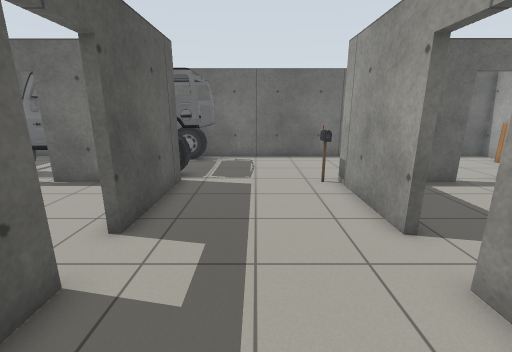
view 1 (above)

24 first-person views from a walk through a Gazebo world. The camera is 1.3 m above the floor, tilts 14° down and sees 90° across. The floor is counted in squares, 0.5 m on a side. Each view is taken from the middle of a square. On the plan, view 1 faces up. The plan holds only what a view shows up to about 18 squares ahead; the rest is blank. Simple patterns stand in for the simulator's built-in surfaces.

view 2
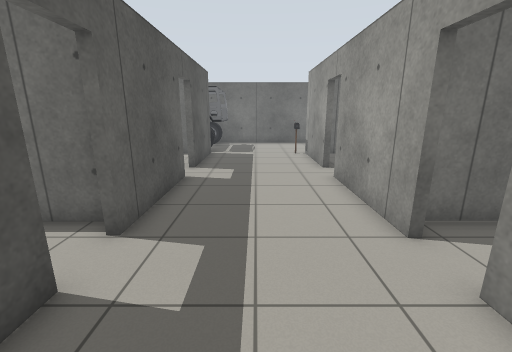

view 3
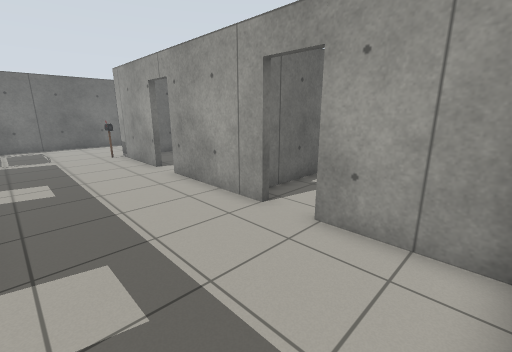

view 4
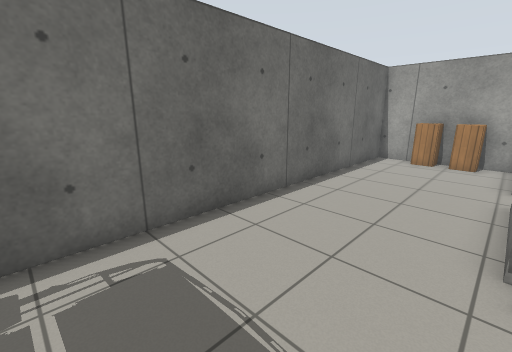

view 5
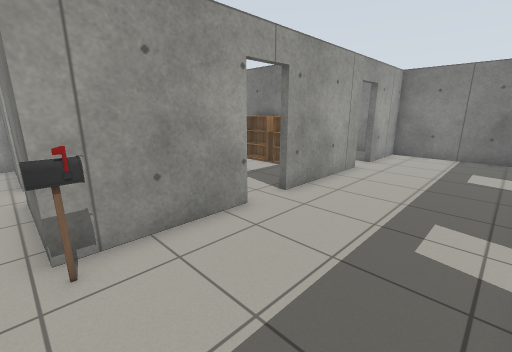

view 6
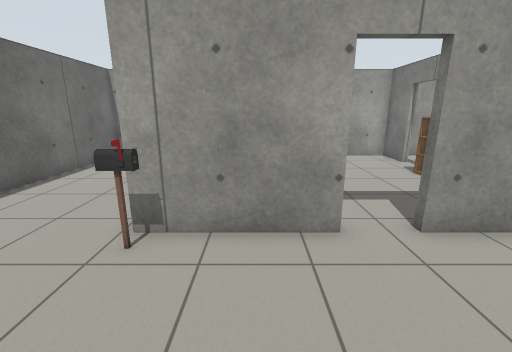

view 7
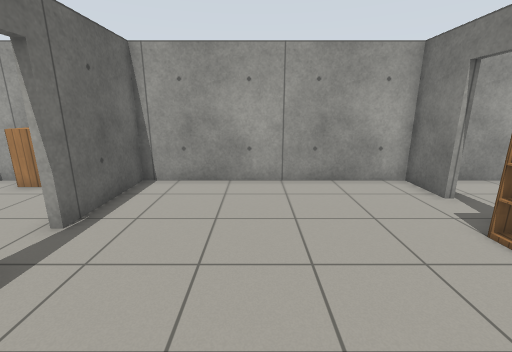

view 8
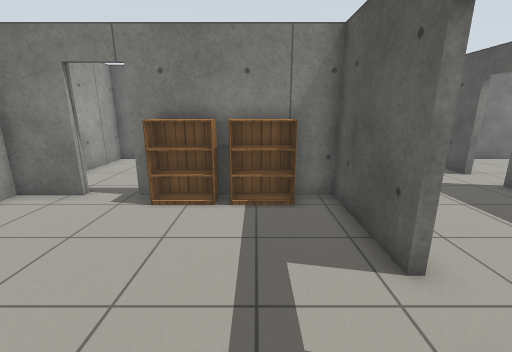

view 9
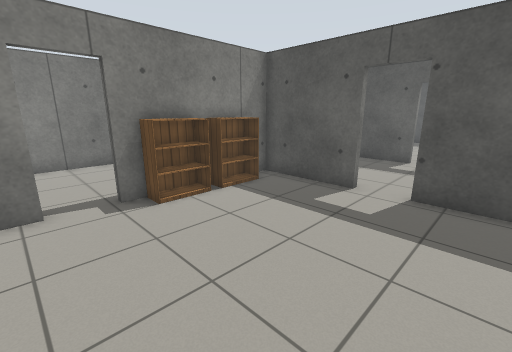

view 10
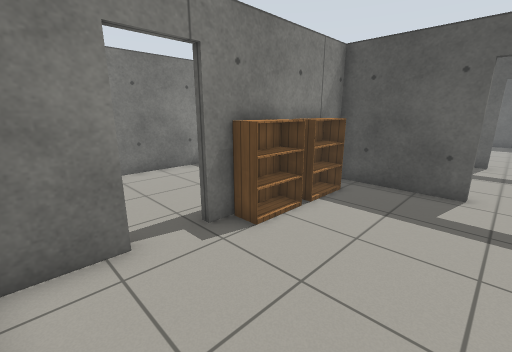

view 11
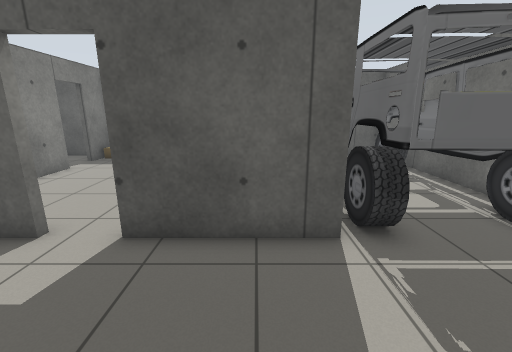

view 12
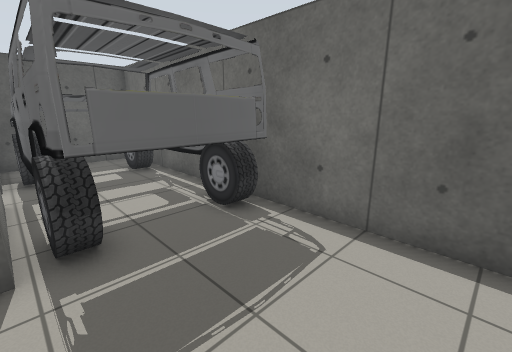

view 13
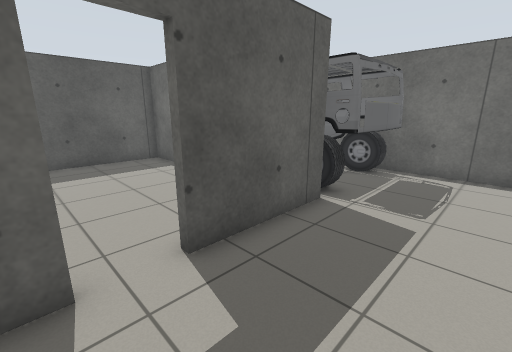

view 14
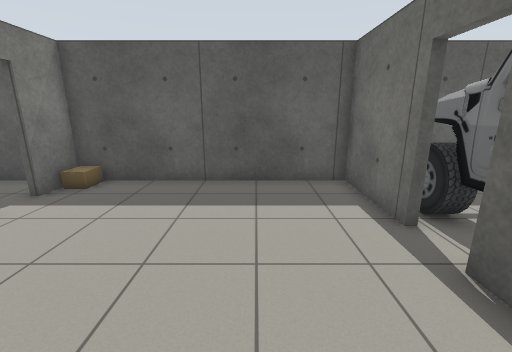

view 15
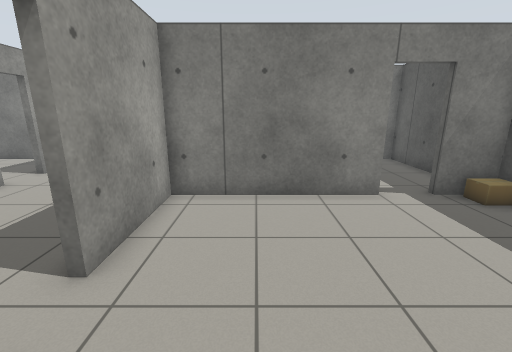

view 16
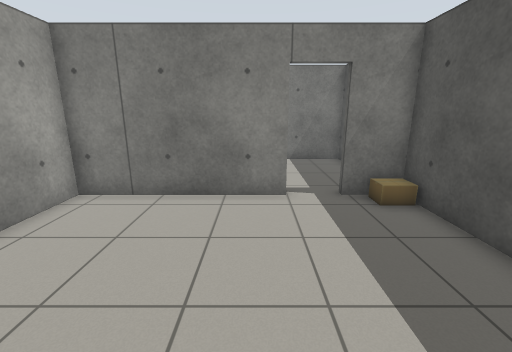

view 17
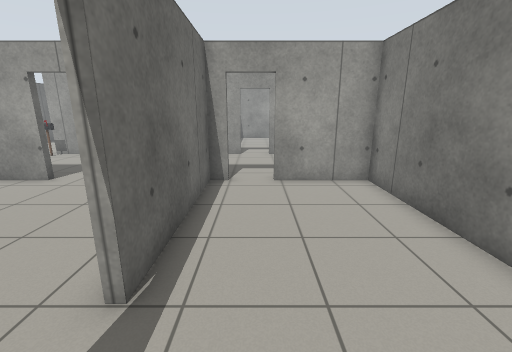

view 18
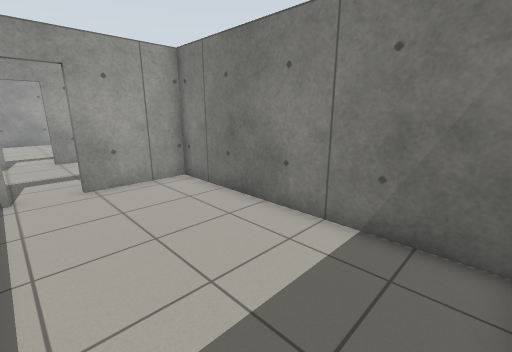

view 19
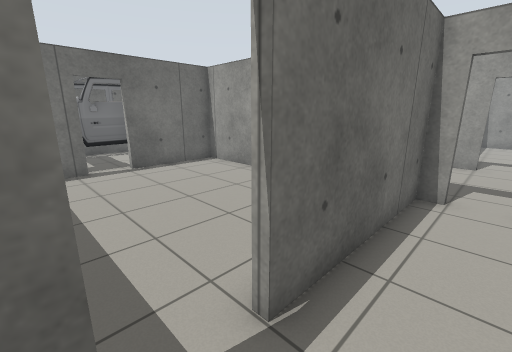

view 20
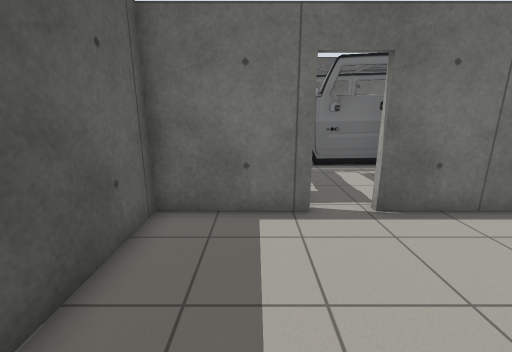

view 21
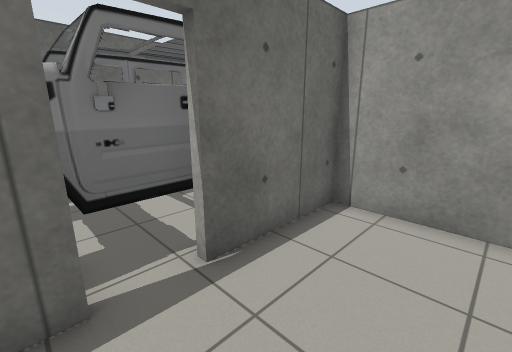

view 22
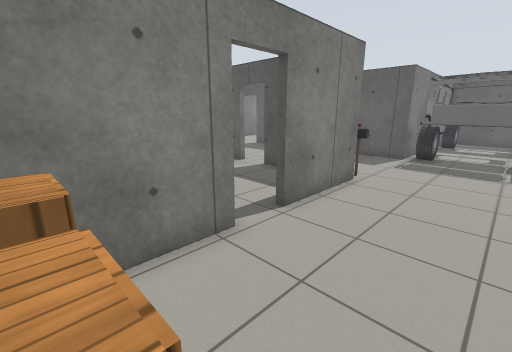

view 23
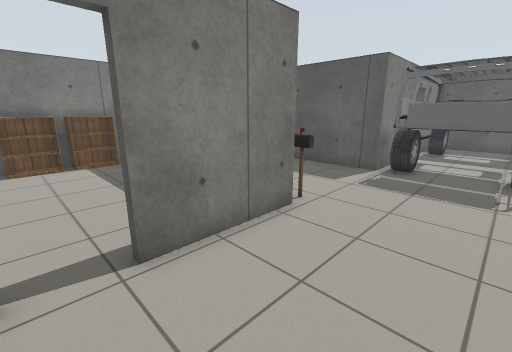

view 24
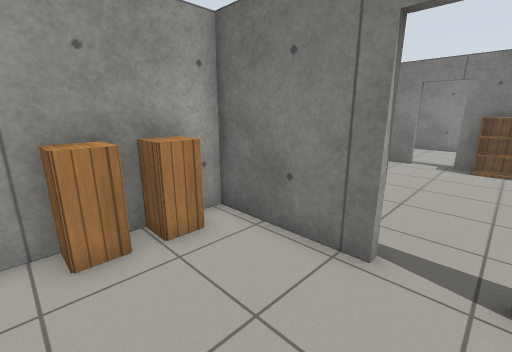

### Floor plan
Points are (right, up) in squares from view 1. A wall is a line through its corners. A room is listed if a view was taken in it or the views show most of it. See-through windows are left out.
Room 1 (views 1, 2, 3, 4, 5, 6, 11, 12, 13, 22, 23, 24)
walls: (3.2, 5.2) (3.2, 9.6); (3.6, 9.7) (7.6, 9.7); (-3, 9.7) (-3, 5.2); (-3, 3.3) (-3, -2); (9.4, 9.7) (13.7, 9.7) (13.7, 15.5) (-2.4, 15.5); (3.2, -2) (3.2, 3.3); (-3, -3.8) (-3, -4.9); (-2.1, -7.4) (3.2, -7.4) (3.2, -3.8)
ways out: open door at (3, 4.5) to room 2; open door at (8.5, 9.5) to room 2; open door at (-3, 4.5) to room 3; open door at (-3, -2.5) to room 4; open door at (3, -2.5) to room 5
objects: postbox (3, 10); cabinet (13, 11) to (13, 12); cabinet (13, 13)
Room 2 (views 7, 8, 9, 10)
walls: (3.5, 3.3) (3.5, -0.9) (9.7, -0.9); (7.8, 9.5) (4.8, 9.5); (3.5, 7.3) (3.5, 5.2); (11.5, -0.9) (13.7, -0.9) (13.7, 9.5) (9.4, 9.5)
ways out: open door at (3, 4.5) to room 1; open door at (8.5, 9.5) to room 1; open door at (10.5, -1) to room 5
objects: bookshelf (5, 0) to (7, 0); bookshelf (8, 0) to (9, 0)
Room 3 (views 14, 15, 16, 20, 21)
walls: (-9.6, 9.5) (-13.7, 9.5) (-13.7, -0.9) (-11.8, -0.9); (-3.3, 5.2) (-3.3, 9.5) (-7.6, 9.5); (-10, -0.9) (-3.3, -0.9) (-3.3, 3.3)
ways out: open door at (-3, 4.5) to room 1; open door at (-10.5, -1) to room 4
objects: cardboard box (-13, 0)
Room 4 (views 17, 18, 19)
walls: (-11.8, -1.2) (-12.2, -1.2); (-13.7, -2.4) (-13.7, -7.4) (-3.3, -7.4) (-3.3, -3.8); (-3.3, -2) (-3.3, -1.2) (-10, -1.2)
ways out: open door at (-3, -2.5) to room 1; open door at (-10.5, -1) to room 3
Room 5 (no view inside)
walls: (7.8, -1.2) (4.1, -1.2); (4.9, -7.4) (13.7, -7.4) (13.7, -2.1); (3.2, -3.8) (3.6, -3.8); (3.6, -2) (3.2, -2)
ways out: open door at (3, -2.5) to room 1; open door at (10.5, -1) to room 2
Room 6 (no view inside)
walls: (-2.4, 15.5) (-8.9, 15.5)
objects: car (-12, 10) to (-2, 15)
Room 7 (no view inside)
walls: (-13.7, 15.5) (-13.7, 9.7); (-12.4, 9.7) (-9.6, 9.7); (-8.9, 15.5) (-13.1, 15.5)

Positions as (right, up) in squares from view 1, and headings:
1: (0, 0), facing up
2: (0, -7), facing up
3: (-2, -7), facing up-right
4: (-2, 10), facing up-right
5: (-2, 10), facing down-right
6: (-2, 7), facing right
7: (4, 5), facing right
8: (6, 7), facing down
9: (12, 7), facing down-left
10: (13, 4), facing down-left
11: (2, 8), facing left
12: (2, 10), facing up-left
13: (1, 3), facing up-left
14: (-4, 6), facing left
15: (-6, 7), facing down
16: (-9, 7), facing down
17: (-13, -3), facing right
18: (-13, -2), facing down-right
19: (-12, -3), facing up-right
20: (-11, 3), facing up
21: (-10, 6), facing up-right
22: (13, 14), facing down-left
23: (9, 14), facing down-left
24: (8, 14), facing down-right
